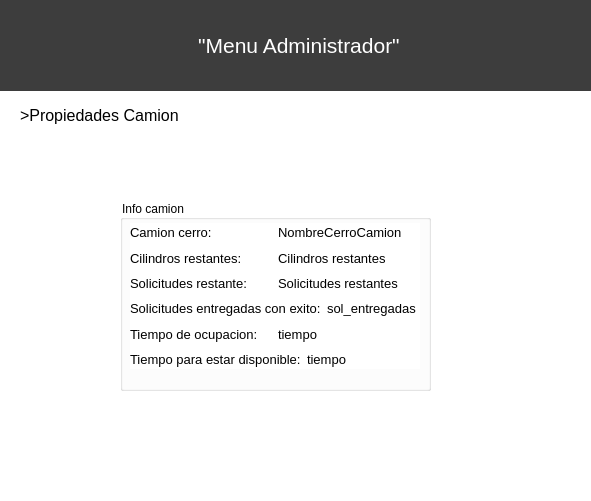
<?xml version="1.0" encoding="UTF-8"?>
<ui version="4.0">
 <class>AdminPropCamionWindow</class>
 <widget class="QDialog" name="AdminPropCamionWindow">
  <property name="geometry">
   <rect>
    <x>0</x>
    <y>0</y>
    <width>591</width>
    <height>501</height>
   </rect>
  </property>
  <property name="windowTitle">
   <string>Dialog</string>
  </property>
  <property name="styleSheet">
   <string notr="true">background-color: rgb(255, 255, 255);</string>
  </property>
  <widget class="QLabel" name="label_4">
   <property name="geometry">
    <rect>
     <x>0</x>
     <y>0</y>
     <width>591</width>
     <height>91</height>
    </rect>
   </property>
   <property name="font">
    <font>
     <family>Segoe UI</family>
     <pointsize>16</pointsize>
    </font>
   </property>
   <property name="cursor">
    <cursorShape>UpArrowCursor</cursorShape>
   </property>
   <property name="styleSheet">
    <string notr="true">background-color: rgb(61, 61, 61);
color: rgb(255, 255, 255);</string>
   </property>
   <property name="text">
    <string>                                  &quot;Menu Administrador&quot;</string>
   </property>
  </widget>
  <widget class="QGroupBox" name="groupBox_2">
   <property name="geometry">
    <rect>
     <x>120</x>
     <y>200</y>
     <width>311</width>
     <height>191</height>
    </rect>
   </property>
   <property name="title">
    <string>Info camion</string>
   </property>
   <widget class="QWidget" name="">
    <property name="geometry">
     <rect>
      <x>10</x>
      <y>23</y>
      <width>290</width>
      <height>146</height>
     </rect>
    </property>
    <layout class="QVBoxLayout" name="verticalLayout">
     <item>
      <layout class="QHBoxLayout" name="horizontalLayout_3">
       <item>
        <widget class="QLabel" name="label_2">
         <property name="font">
          <font>
           <family>Segoe UI</family>
           <pointsize>10</pointsize>
          </font>
         </property>
         <property name="text">
          <string>Camion cerro:</string>
         </property>
        </widget>
       </item>
       <item>
        <widget class="QLabel" name="Nombrecerrocamion">
         <property name="font">
          <font>
           <family>Segoe UI</family>
           <pointsize>10</pointsize>
          </font>
         </property>
         <property name="text">
          <string>NombreCerroCamion</string>
         </property>
        </widget>
       </item>
      </layout>
     </item>
     <item>
      <layout class="QHBoxLayout" name="horizontalLayout">
       <item>
        <widget class="QLabel" name="label_5">
         <property name="font">
          <font>
           <family>Segoe UI</family>
           <pointsize>10</pointsize>
          </font>
         </property>
         <property name="text">
          <string>Cilindros restantes:</string>
         </property>
        </widget>
       </item>
       <item>
        <widget class="QLabel" name="cilindros_restantes">
         <property name="font">
          <font>
           <family>Segoe UI</family>
           <pointsize>10</pointsize>
          </font>
         </property>
         <property name="text">
          <string>Cilindros restantes</string>
         </property>
        </widget>
       </item>
      </layout>
     </item>
     <item>
      <layout class="QHBoxLayout" name="horizontalLayout_5">
       <item>
        <widget class="QLabel" name="label_7">
         <property name="font">
          <font>
           <family>Segoe UI</family>
           <pointsize>10</pointsize>
          </font>
         </property>
         <property name="text">
          <string>Solicitudes restante:</string>
         </property>
        </widget>
       </item>
       <item>
        <widget class="QLabel" name="Sol_restantes">
         <property name="font">
          <font>
           <family>Segoe UI</family>
           <pointsize>10</pointsize>
          </font>
         </property>
         <property name="text">
          <string>Solicitudes restantes</string>
         </property>
        </widget>
       </item>
      </layout>
     </item>
     <item>
      <layout class="QHBoxLayout" name="horizontalLayout_6">
       <item>
        <widget class="QLabel" name="label_8">
         <property name="font">
          <font>
           <family>Segoe UI</family>
           <pointsize>10</pointsize>
          </font>
         </property>
         <property name="text">
          <string>Solicitudes entregadas con exito:</string>
         </property>
        </widget>
       </item>
       <item>
        <widget class="QLabel" name="Sol_entregadas">
         <property name="font">
          <font>
           <family>Segoe UI</family>
           <pointsize>10</pointsize>
          </font>
         </property>
         <property name="text">
          <string>sol_entregadas</string>
         </property>
        </widget>
       </item>
      </layout>
     </item>
     <item>
      <layout class="QHBoxLayout" name="horizontalLayout_7">
       <item>
        <widget class="QLabel" name="label_9">
         <property name="font">
          <font>
           <family>Segoe UI</family>
           <pointsize>10</pointsize>
          </font>
         </property>
         <property name="text">
          <string>Tiempo de ocupacion:</string>
         </property>
        </widget>
       </item>
       <item>
        <widget class="QLabel" name="Tiempo_ocupa">
         <property name="font">
          <font>
           <family>Segoe UI</family>
           <pointsize>10</pointsize>
          </font>
         </property>
         <property name="text">
          <string>tiempo</string>
         </property>
        </widget>
       </item>
      </layout>
     </item>
     <item>
      <layout class="QHBoxLayout" name="horizontalLayout_4">
       <item>
        <widget class="QLabel" name="label_6">
         <property name="font">
          <font>
           <family>Segoe UI</family>
           <pointsize>10</pointsize>
          </font>
         </property>
         <property name="text">
          <string>Tiempo para estar disponible:</string>
         </property>
        </widget>
       </item>
       <item>
        <widget class="QLabel" name="tiempo_dispo">
         <property name="font">
          <font>
           <family>Segoe UI</family>
           <pointsize>10</pointsize>
          </font>
         </property>
         <property name="text">
          <string>tiempo</string>
         </property>
        </widget>
       </item>
      </layout>
     </item>
    </layout>
   </widget>
  </widget>
  <widget class="QLabel" name="label">
   <property name="geometry">
    <rect>
     <x>20</x>
     <y>100</y>
     <width>201</width>
     <height>31</height>
    </rect>
   </property>
   <property name="font">
    <font>
     <family>Segoe UI</family>
     <pointsize>12</pointsize>
    </font>
   </property>
   <property name="text">
    <string>&gt;Propiedades Camion</string>
   </property>
  </widget>
 </widget>
 <resources/>
 <connections/>
</ui>
